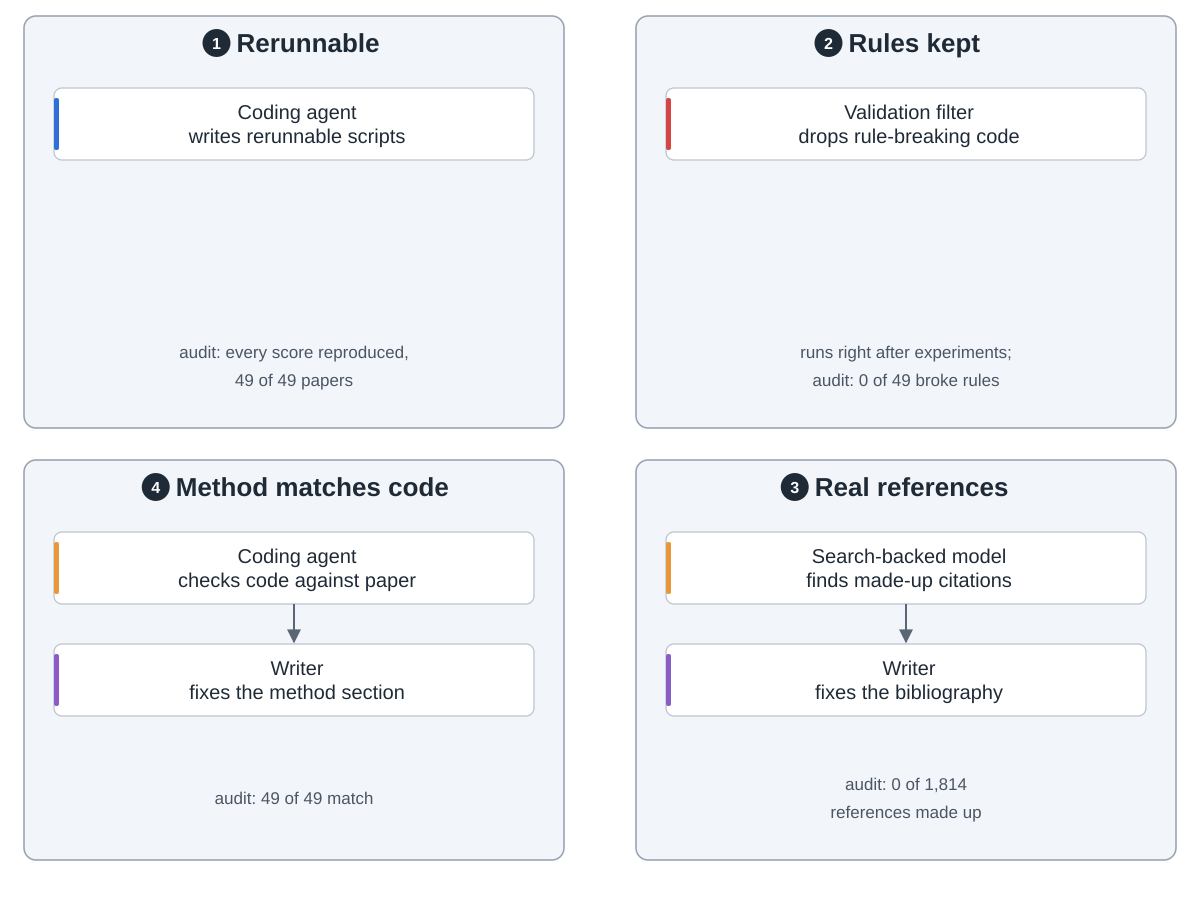

The script that saved this image:
"""ScientistTwo integrity: four checks that the paper matches its artifacts.  Drawn from section 4.2
("CoE Integrity Audit"), Table 7 of the paper (arXiv:2609.19644v1, 17 Sep 2026, read 2026-10-05)
and the Integrity section of https://scientist-two.github.io/.  The audit numbers are the full
system's row of Table 7 (49 papers, 1,814 references).
Run: python3 integrity.py

Snake order: 1 rerunnable (top left) -> 2 rules kept (top right) -> 3 real references (bottom right)
-> 4 method matches code (bottom left).  The four checks are side by side, not a flow."""
import sys
from pathlib import Path

sys.path.insert(0, str(Path(__file__).resolve().parents[2] / "tools"))
from archdiagram import Diagram  # noqa: E402

L, R, W = 24, 636, 540
T1, H1 = 16, 412
T2, H2 = 460, 400
FW, HW = 480, 232   # full-width card, half-width card


def full(x, y, label, kind=None, h=72):
    d.card(x + 30, y, label, kind, w=FW, h=h)


def pair(x, y, a, b, h=72):
    """Two half-width cards side by side; a and b are (label, kind)."""
    d.card(x + 30, y, a[0], a[1], w=HW, h=h)
    d.card(x + 278, y, b[0], b[1], w=HW, h=h)


def down(x, y0, y1):
    d.arrow(f"M{x} {y0}V{y1 - 2}")


def notes(x, top, h, *lines):
    """At most two note lines near the bottom of a group."""
    for i, s in enumerate(lines):
        d.note(x + W / 2, top + h - 70 + i * 28 + (14 if len(lines) == 1 else 0), s)


def across(y, label, back=False, rtl=False):
    """Arrow across the column gap at height y; rtl runs right group -> left group."""
    a, b = (R, L + W + 2) if rtl else (L + W, R - 2)
    d.arrow(f"M{a} {y}H{b}", back=back, label=label, at=((L + W + R) / 2, y - 12))


def drop(x, label, back=False, up=False):
    """Arrow across the row gap at x, label to its right; up runs bottom row -> top row."""
    a, b = (T2, T1 + H1 + 2) if up else (T1 + H1, T2 - 2)
    d.arrow(f"M{x} {a}V{b}", back=back, label=label, at=(x + 16 + len(label) * 4.6, T1 + H1 + 26))

d = Diagram("ScientistTwo integrity checks",
            "Four properties, each with the agent that guards it and the audit result for the full system. "
            "1 Rerunnable: the Coding Agent is told to write self-contained scripts that can be rerun; every "
            "reported score reproduced, 49 of 49. 2 Rules kept: a validation filter uses the Coding Agent "
            "right after experiments to drop solutions that break the task rules or game the metric; 0 of 49 "
            "violated. 3 Real references: a search-backed model finds made-up citations and the Writer fixes "
            "the bibliography from live search; 0 of 1,814 references made up. 4 Method matches code: the "
            "Coding Agent audits the code against the paper and the Writer fixes the method section; 49 of 49 "
            "match.")

d.group(L, T1, W, H1, "Rerunnable", 1)
full(L, T1 + 72, "Coding agent|writes rerunnable scripts", "coding")
notes(L, T1, H1, "audit: every score reproduced,", "49 of 49 papers")

d.group(R, T1, W, H1, "Rules kept", 2)
full(R, T1 + 72, "Validation filter|drops rule-breaking code", "review")
notes(R, T1, H1, "runs right after experiments;", "audit: 0 of 49 broke rules")

d.group(R, T2, W, H2, "Real references", 3)
full(R, T2 + 72, "Search-backed model|finds made-up citations", "critic")
full(R, T2 + 184, "Writer|fixes the bibliography", "write")
down(R + W / 2, T2 + 144, T2 + 184)
notes(R, T2, H2, "audit: 0 of 1,814", "references made up")

d.group(L, T2, W, H2, "Method matches code", 4)
full(L, T2 + 72, "Coding agent|checks code against paper", "critic")
full(L, T2 + 184, "Writer|fixes the method section", "write")
down(L + W / 2, T2 + 144, T2 + 184)
notes(L, T2, H2, "audit: 49 of 49 match")
d.save(Path(__file__).with_name("integrity.svg"))
